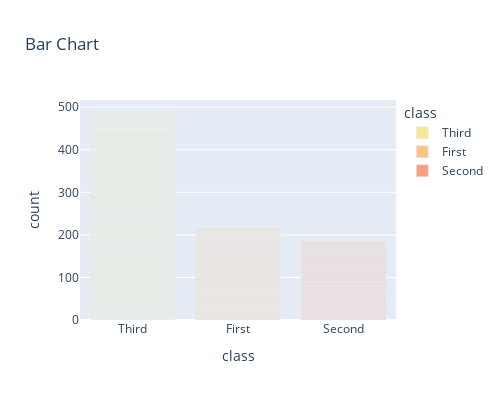

Source (notebook cell):
### Code cell
fig=px.bar(df,x="class",title="Bar Chart",labels={"class":"class","count":"count"},color="class",height=400,width=500,color_discrete_sequence=px.colors.sequential.Sunset)
fig.show()

### Figure 1 — Plotly figure (JSON) as saved in the notebook; plotly's stock layout.template omitted (floating-point values rounded to 4 significant figures; data arrays with more than 128 entries replaced by an {"elided": "..."} marker saying what was removed)
{"data": [{"alignmentgroup": "True", "hovertemplate": "class=%{x}<br>count=%{y}<extra></extra>", "legendgroup": "Third", "marker": {"color": "rgb(243, 231, 155)", "pattern": {"shape": ""}}, "name": "Third", "offsetgroup": "Third", "orientation": "v", "showlegend": true, "textposition": "auto", "type": "bar", "x": {"elided": "491 str values"}, "xaxis": "x", "y": {"elided": "491 int values"}, "yaxis": "y"}, {"alignmentgroup": "True", "hovertemplate": "class=%{x}<br>count=%{y}<extra></extra>", "legendgroup": "First", "marker": {"color": "rgb(250, 196, 132)", "pattern": {"shape": ""}}, "name": "First", "offsetgroup": "First", "orientation": "v", "showlegend": true, "textposition": "auto", "type": "bar", "x": {"elided": "216 str values"}, "xaxis": "x", "y": {"elided": "216 int values"}, "yaxis": "y"}, {"alignmentgroup": "True", "hovertemplate": "class=%{x}<br>count=%{y}<extra></extra>", "legendgroup": "Second", "marker": {"color": "rgb(248, 160, 126)", "pattern": {"shape": ""}}, "name": "Second", "offsetgroup": "Second", "orientation": "v", "showlegend": true, "textposition": "auto", "type": "bar", "x": {"elided": "184 str values"}, "xaxis": "x", "y": {"elided": "184 int values"}, "yaxis": "y"}], "layout": {"barmode": "relative", "height": 400, "legend": {"title": {"text": "class"}, "tracegroupgap": 0}, "title": {"text": "Bar Chart"}, "width": 500, "xaxis": {"anchor": "y", "categoryarray": ["Third", "First", "Second"], "categoryorder": "array", "domain": [0, 1], "title": {"text": "class"}}, "yaxis": {"anchor": "x", "domain": [0, 1], "title": {"text": "count"}}}}
